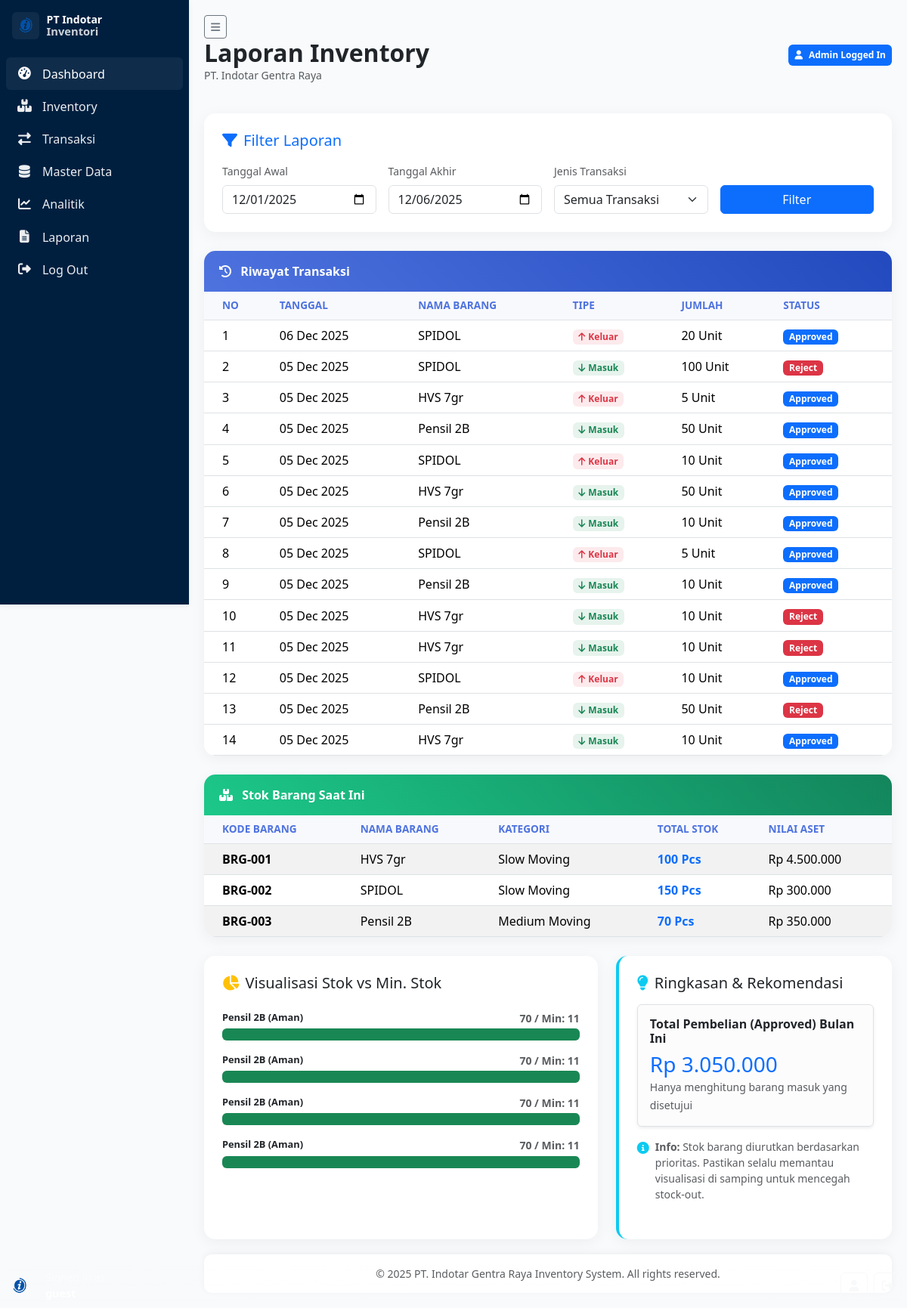
The app's page /reports.php with its own data.
### tables this page shows
CREATE TABLE `barang` (
  `id_barang` int(11) NOT NULL,
  `id_kategori` int(11) DEFAULT NULL,
  `id_supplier` int(11) DEFAULT NULL,
  `nama_barang` varchar(255) NOT NULL,
  `satuan` varchar(10) DEFAULT NULL,
  `harga_beli` decimal(18,2) DEFAULT 0.00,
  `harga_jual` decimal(18,2) DEFAULT 0.00,
  `created_at` timestamp NOT NULL DEFAULT current_timestamp(),
  `stok` int(11) NOT NULL DEFAULT 0
);

CREATE TABLE `kategori` (
  `id_kategori` int(11) NOT NULL,
  `nama_kategori` varchar(150) NOT NULL
);

### reports.php (the view, shortened to what this page needs)
<?php
$host = "localhost";
$user = "root";
$pass = "";
$db   = "ptindotar_db";
$conn = new mysqli($host, $user, $pass, $db);
$tgl_awal   = isset($_GET['tgl_awal']) ? $_GET['tgl_awal'] : date('Y-m-01');
$tgl_akhir  = isset($_GET['tgl_akhir']) ? $_GET['tgl_akhir'] : date('Y-m-d');
$tipe_filter = isset($_GET['tipe_transaksi']) ? $_GET['tipe_transaksi'] : '';
$query_masuk = "SELECT
                    bm.tanggal_masuk as tanggal,
                    b.nama_barang,
                    'Masuk' as tipe,
                    bm.jumlah_masuk as jumlah,
                    bm.status
                FROM barang_masuk bm
                JOIN barang b ON bm.id_barang = b.id_barang
                WHERE bm.tanggal_masuk BETWEEN '$tgl_awal' AND '$tgl_akhir'";
$query_keluar = "SELECT
                    bk.tanggal_keluar as tanggal,
                    b.nama_barang,
                    'Keluar' as tipe,
                    bk.jumlah_keluar as jumlah,
                    bk.status
                 FROM barang_keluar bk
                 JOIN barang b ON bk.id_barang = b.id_barang
                 WHERE bk.tanggal_keluar BETWEEN '$tgl_awal' AND '$tgl_akhir'";
if ($tipe_filter == 'Masuk') {
    $sql_transaksi = $query_masuk . " ORDER BY tanggal DESC";
} elseif ($tipe_filter == 'Keluar') {
    $sql_transaksi = $query_keluar . " ORDER BY tanggal DESC";
} else {
    $sql_transaksi = "$query_masuk UNION ALL $query_keluar ORDER BY tanggal DESC";
}
$result_transaksi = $conn->query($sql_transaksi);
$sql_stok = "SELECT b.*, k.nama_kategori, (b.stok * b.harga_beli) as nilai_aset
             FROM barang b
             LEFT JOIN kategori k ON b.id_kategori = k.id_kategori";
$result_stok = $conn->query($sql_stok);
$sql_visual = "SELECT b.nama_barang, b.stok, ar.min_stock, ar.safety_stock
               FROM barang b
               LEFT JOIN analytic_results ar ON b.id_barang = ar.id_barang
               WHERE ar.min_stock > 0
               ORDER BY b.stok ASC LIMIT 5";
$result_visualisasi = $conn->query($sql_visual);
$sql_biaya = "SELECT SUM(bm.jumlah_masuk * b.harga_beli) as total_biaya
              FROM barang_masuk bm
              JOIN barang b ON bm.id_barang = b.id_barang
              WHERE MONTH(bm.tanggal_masuk) = MONTH(CURRENT_DATE())
              AND YEAR(bm.tanggal_masuk) = YEAR(CURRENT_DATE())
              AND bm.status = 'approved'";
$res_biaya = $conn->query($sql_biaya);
$row_biaya = $res_biaya->fetch_assoc();
$total_biaya = $row_biaya['total_biaya'] ?? 0;
?>
<!DOCTYPE html>
<html lang="id">
<head>
    <link href="https://cdn.jsdelivr.net/npm/bootstrap@5.3.0/dist/css/bootstrap.min.css" rel="stylesheet">
    <link rel="stylesheet" href="https://cdnjs.cloudflare.com/ajax/libs/font-awesome/6.4.0/css/all.min.css">
</head>
<body>
    <div class="wrapper">
        <div style="min-width: 250px; max-width: 250px;">
            <?php include 'sidebar.php'; ?>
        </div>
        <div id="content">
            <div class="d-flex justify-content-between align-items-center mb-4">
                <div>
                    <button id="btnToggleSidebar" class="btn btn-sm btn-outline-secondary" title="Toggle sidebar" aria-label="Toggle sidebar"><i class="fa fa-bars"></i></button>
                    <h2 class="fw-bold text-dark mb-0">Laporan Inventory</h2>
                    <p class="text-muted small">PT. Indotar Gentra Raya</p>
                </div>
                <div class="user-info">
                    <span class="badge bg-primary p-2"><i class="fas fa-user me-2"></i>Admin Logged In</span>
                </div>
            </div>
            <div class="custom-card">
                <div class="card-body p-4">
                    <h5 class="card-title mb-3 text-primary"><i class="fas fa-filter me-2"></i>Filter Laporan</h5>
                    <form method="GET" action="">
                        <div class="row g-3 align-items-end">
                            <div class="col-md-3">
                                <label class="form-label small text-muted">Tanggal Awal</label>
                                <input type="date" name="tgl_awal" class="form-control" value="<?= $tgl_awal ?>">
                            </div>
                            <div class="col-md-3">
                                <label class="form-label small text-muted">Tanggal Akhir</label>
                                <input type="date" name="tgl_akhir" class="form-control" value="<?= $tgl_akhir ?>">
                            </div>
                            <div class="col-md-3">
                                <label class="form-label small text-muted">Jenis Transaksi</label>
                                <select name="tipe_transaksi" class="form-select">
                                    <option value="">Semua Transaksi</option>
                                </select>
                            </div>
                            <div class="col-md-3">
                                <button type="submit" class="btn btn-primary w-100">Filter</button>
                            </div>
                        </div>
                    </form>
                </div>
            </div>
            <div class="custom-card">
                <div class="card-header-custom">
                    <i class="fas fa-history me-2"></i> Riwayat Transaksi
                </div>
                <div class="card-body p-0">
                    <div class="table-responsive">
                        <table class="table table-hover align-middle mb-0">
                            <thead>
                                <tr>
                                    <th class="ps-4">No</th>
                                    <th>Tanggal</th>
                                    <th>Nama Barang</th>
                                    <th>Tipe</th>
                                    <th>Jumlah</th>
                                    <th>Status</th>
                                </tr>
                            </thead>
                            <tbody>
                                <?php
                                $no = 1;
                                if ($result_transaksi && $result_transaksi->num_rows > 0):
                                    while ($row = $result_transaksi->fetch_assoc()):
                                ?>
                                        <tr>
                                            <td class="ps-4"><?= $no++ ?></td>
                                            <td><?= date('d M Y', strtotime($row['tanggal'])) ?></td>
                                            <td><?= htmlspecialchars($row['nama_barang']) ?></td>
                                            <td>
                                                <?php if ($row['tipe'] == 'Masuk'): ?>
                                                    <span class="badge bg-success bg-opacity-10 text-success"><i class="fas fa-arrow-down me-1"></i>Masuk</span>
                                                <?php else: ?>
                                                    <span class="badge bg-danger bg-opacity-10 text-danger"><i class="fas fa-arrow-up me-1"></i>Keluar</span>
                                                <?php endif; ?>
                                            </td>
                                            <td><?= $row['jumlah'] ?> Unit</td>
                                            <td>
                                                <?php if ($row['status'] == 'approved' || $row['status'] == 'selesai'): ?>
                                                    <span class="badge bg-primary">Approved</span>
                                                <?php elseif ($row['status'] == 'pending'): ?>
                                                    <span class="badge bg-warning text-dark">Pending</span>
                                                <?php else: ?>
                                                    <span class="badge bg-danger">Reject</span>
                                                <?php endif; ?>
                                            </td>
                                        </tr>
                                    <?php endwhile;
                                else: ?>
                                    <tr>
                                        <td colspan="6" class="text-center py-3 text-muted">Tidak ada transaksi ditemukan untuk filter ini.</td>
                                    </tr>
                                <?php endif; ?>
                            </tbody>
                        </table>
                    </div>
                </div>
            </div>
            <div class="custom-card">
                <div class="card-header-custom" style="background: linear-gradient(45deg, #1cc88a, #13855c);">
                    <i class="fas fa-boxes me-2"></i> Stok Barang Saat Ini
                </div>
                <div class="card-body p-0">
                    <div class="table-responsive">
                        <table class="table table-striped align-middle mb-0">
                            <thead>
                                <tr>
                                    <th class="ps-4">Kode Barang</th>
                                    <th>Nama Barang</th>
                                    <th>Kategori</th>
                                    <th>Total Stok</th>
                                    <th>Nilai Aset</th>
                                </tr>
                            </thead>
                            <tbody>
                                <?php while ($row = $result_stok->fetch_assoc()): ?>
                                    <tr>
                                        <td class="ps-4 fw-bold">BRG-<?= str_pad($row['id_barang'], 3, '0', STR_PAD_LEFT) ?></td>
                                        <td><?= $row['nama_barang'] ?></td>
                                        <td><?= $row['nama_kategori'] ?></td>
                                        <td class="text-primary fw-bold"><?= $row['stok'] ?> Pcs</td>
                                        <td>Rp <?= number_format($row['nilai_aset'], 0, ',', '.') ?></td>
                                    </tr>
                                <?php endwhile; ?>
                            </tbody>
                        </table>
                    </div>
                </div>
            </div>
            <div class="row">
                <div class="col-lg-7">
                    <div class="custom-card h-100">
                        <div class="card-body p-4">
                            <h5 class="card-title mb-4 text-dark"><i class="fas fa-chart-pie me-2 text-warning"></i>Visualisasi Stok vs Min. Stok</h5>
                            <?php
                            if ($result_visualisasi->num_rows > 0):
                                while ($v = $result_visualisasi->fetch_assoc()):
                                    $persen = ($v['stok'] > 0 && $v['min_stock'] > 0) ? ($v['stok'] / ($v['min_stock'] * 2)) * 100 : 0;
                                    if ($persen > 100) $persen = 100;
                                    $warna = 'bg-danger';
                                    $label_status = 'Critical';
                                    if ($v['stok'] >= $v['min_stock'] * 1.5) {
                                        $warna = 'bg-success';
                                        $label_status = 'Aman';
                                    } elseif ($v['stok'] >= $v['min_stock']) {
                                        $warna = 'bg-warning';
                                        $label_status = 'Warning';
                                    }
                            ?>
                                    <div class="mb-3">
                                        <div class="d-flex justify-content-between">
                                            <span class="progress-label"><?= $v['nama_barang'] ?> (<?= $label_status ?>)</span>
                                            <span class="small fw-bold text-muted"><?= $v['stok'] ?> / Min: <?= $v['min_stock'] ?></span>
                                        </div>
                                        <div class="progress">
                                            <div class="progress-bar <?= $warna ?>" role="progressbar" style="width: <?= $persen ?>%"></div>
                                        </div>
                                    </div>
                                <?php endwhile;
                            else: ?>
                                <p class="text-muted text-center small">Belum ada data analisis stok (min_stock kosong).</p>
                            <?php endif; ?>
                        </div>
                    </div>
                </div>
                <div class="col-lg-5">
                    <div class="custom-card h-100 border-start border-4 border-info">
                        <div class="card-body p-4">
                            <h5 class="card-title mb-3 text-dark"><i class="fas fa-lightbulb me-2 text-info"></i>Ringkasan & Rekomendasi</h5>
                            <div class="alert alert-light border shadow-sm mb-3">
                                <h6 class="fw-bold text-dark">Total Pembelian (Approved) Bulan Ini</h6>
                                <h3 class="text-primary mb-0">Rp <?= number_format($total_biaya, 0, ',', '.') ?></h3>
                                <small class="text-muted">Hanya menghitung barang masuk yang disetujui</small>
                            </div>
                            <div class="d-flex align-items-start">
                                <i class="fas fa-info-circle text-info mt-1 me-2"></i>
                                <p class="small text-muted mb-0">
                                    <strong>Info:</strong> Stok barang diurutkan berdasarkan prioritas. Pastikan selalu memantau visualisasi di samping untuk mencegah stock-out.
                                </p>
                            </div>
                        </div>
                    </div>
                </div>
            </div>
            <footer class="footer text-center text-muted small">
                &copy; 2025 PT. Indotar Gentra Raya Inventory System. All rights reserved.
            </footer>
        </div>
    </div>
</body>
</html>

### records on screen
barang: id_barang "001", nama_barang "HVS 7gr", id_kategori.nama_kategori "Slow Moving", stok "100", nilai_aset "4.500.000"
barang: id_barang "002", nama_barang "SPIDOL", id_kategori.nama_kategori "Slow Moving", stok "150", nilai_aset "300.000"
barang: id_barang "003", nama_barang "Pensil 2B", id_kategori.nama_kategori "Medium Moving", stok "70", nilai_aset "350.000"

### other values on screen
date('d M Y', strtotime($row['tanggal'])) "06 Dec 2025"
$row['nama_barang'] "SPIDOL"
$row['jumlah'] "20"
date('d M Y', strtotime($row['tanggal'])) "05 Dec 2025"
$row['jumlah'] "100"
$row['nama_barang'] "HVS 7gr"
$row['jumlah'] "5"
$row['nama_barang'] "Pensil 2B"
$row['jumlah'] "50"
$row['jumlah'] "10"
$v['nama_barang'] "Pensil 2B"
$label_status "Aman"
$v['stok'] "70"
$v['min_stock'] "11"
$total_biaya "3.050.000"
